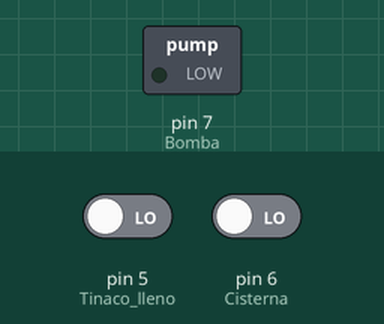
Recording of a sketch running on a simulated Arduino Uno, built with avr-gcc and run on an emulated ATmega328P. Shown: switched loads named in the sketch (green lamp = pin HIGH). The inputs (shaded band) are chosen by the test bench; at power-on: pin 6 (Cisterna) LOW, pin 5 (Tinaco_lleno) LOW.

Above: at 1.2 s.
1.3 s: pin 6 (Cisterna) driven HIGH
At 2.1 s:
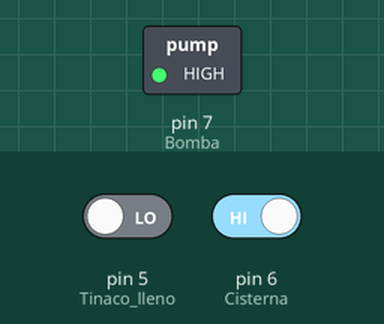
2.8 s: pin 6 (Cisterna) driven LOW
At 3.3 s:
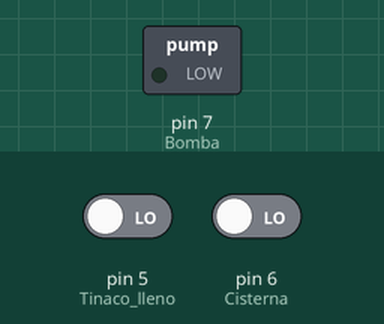
Timing chart, 0 to 5.8 s (numbered marks = the images above; inputs shaded):
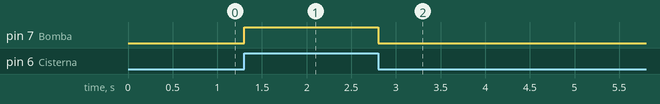

Measured:
- after the input at 1.3 s, pin 7 (Bomba): LOW → HIGH at once
- after the input at 2.8 s, pin 7 (Bomba): HIGH → LOW at once

The sketch:

PRACTICA_6.ino
```cpp
 int Tinaco_lleno = 5;
 int Cisterna = 6;
 int Bomba = 7;

void setup() {
   pinMode (Tinaco_lleno,INPUT);
   pinMode (Cisterna,INPUT);
   pinMode (Bomba,OUTPUT);
}

void loop() {
   if(digitalRead(Cisterna)==HIGH){
     if(digitalRead(Tinaco_lleno)==LOW){
        digitalWrite (Bomba,HIGH);
        }
      else if (digitalRead(Tinaco_lleno)==HIGH){
        digitalWrite (Bomba,LOW);
      }
   }else digitalWrite (Bomba,LOW);

}
```
